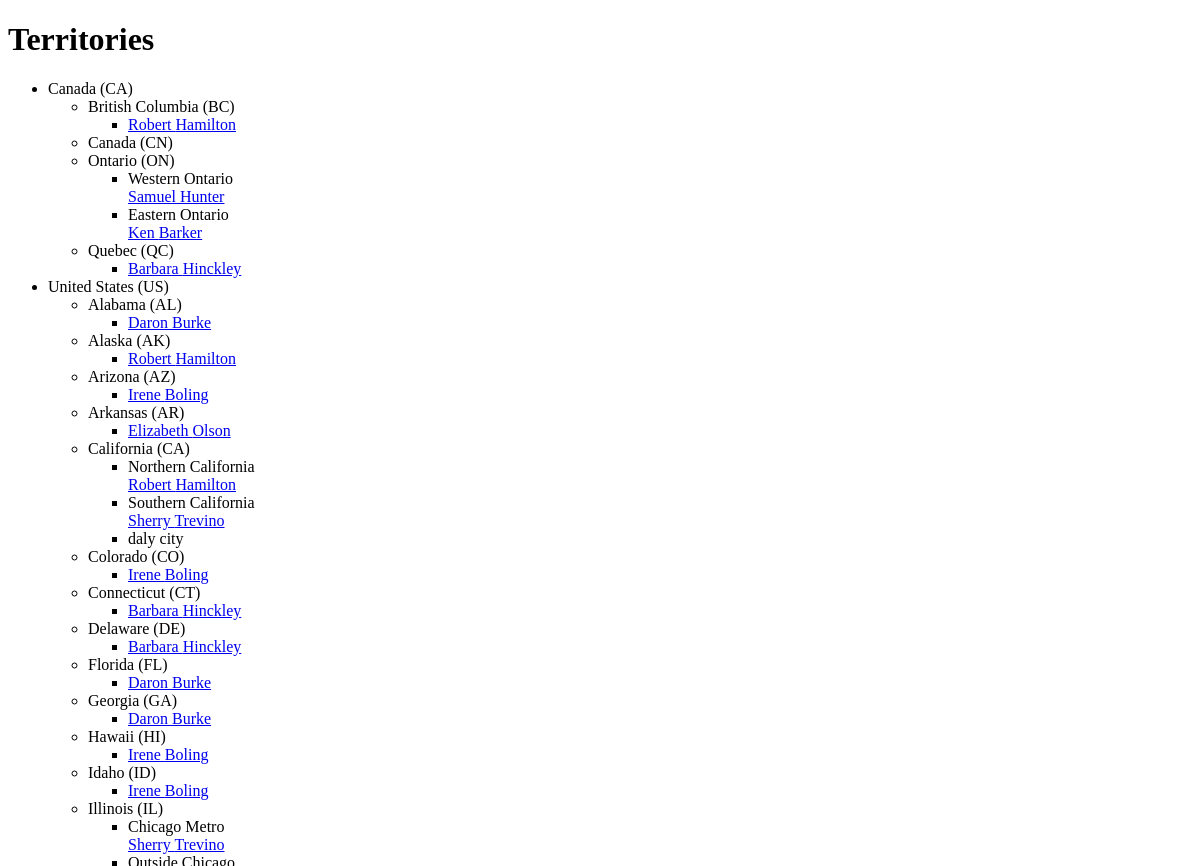
The page /globitek-2/public/territories.php (upper part) on the database as committed earlier.
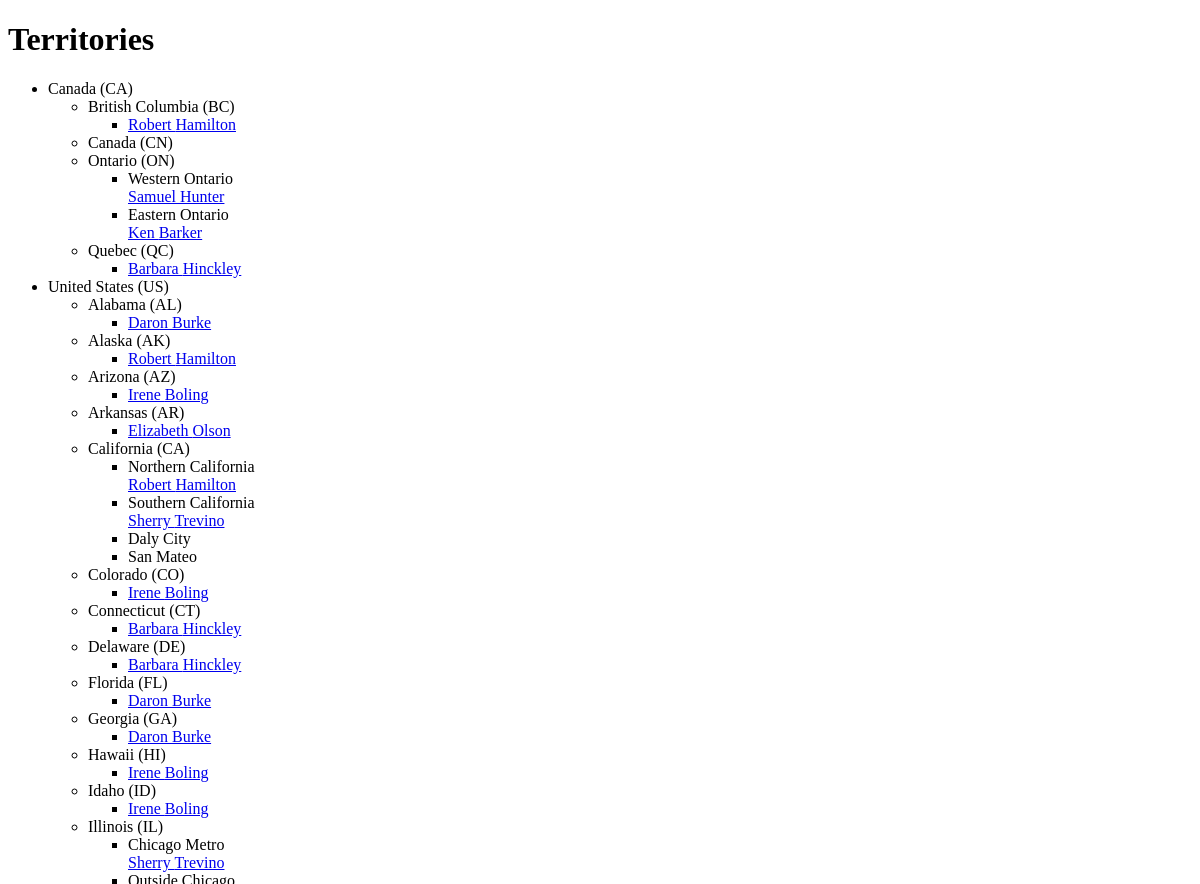
The same page on the database as committed later.
### tables this page shows
CREATE TABLE `countries` (
  `id` int(11) NOT NULL AUTO_INCREMENT,
  `name` varchar(255) DEFAULT NULL,
  `code` varchar(255) DEFAULT NULL,
  PRIMARY KEY (`id`)
);

CREATE TABLE `states` (
  `id` int(11) NOT NULL AUTO_INCREMENT,
  `name` varchar(255) DEFAULT NULL,
  `code` varchar(255) DEFAULT NULL,
  `country_id` int(11) DEFAULT NULL,
  PRIMARY KEY (`id`),
  KEY `fk_country_id` (`country_id`)
);

CREATE TABLE `salespeople` (
  `id` int(11) NOT NULL AUTO_INCREMENT,
  `first_name` varchar(255) DEFAULT NULL,
  `last_name` varchar(255) DEFAULT NULL,
  `phone` varchar(255) DEFAULT NULL,
  `email` varchar(255) DEFAULT NULL,
  PRIMARY KEY (`id`)
);

CREATE TABLE `territories` (
  `id` int(11) NOT NULL AUTO_INCREMENT,
  `name` varchar(255) DEFAULT NULL,
  `state_id` int(11) DEFAULT NULL,
  `position` int(11) DEFAULT NULL,
  PRIMARY KEY (`id`),
  KEY `state_id` (`state_id`)
);

### globitek-2/private/query_functions.php (called while the page is built, shortened)
<?php
  function find_all_countries() {
    global $db;
    $sql = "SELECT * FROM countries ORDER BY name ASC;";
    $country_result = db_query($db, $sql);
    return $country_result;
  }
  function find_states_for_country_id($country_id=0) {
    global $db;
    $sql = "SELECT * FROM states ";
    $sql .= "WHERE country_id='" . $country_id . "' ";
    $sql .= "ORDER BY name ASC;";
    $state_result = db_query($db, $sql);
    return $state_result;
  }
  function find_territories_for_state_id($state_id=0) {
    global $db;
    $sql = "SELECT * FROM territories ";
    $sql .= "WHERE state_id='" . $state_id . "' ";
    $sql .= "ORDER BY position ASC;";
    $territory_result = db_query($db, $sql);
    return $territory_result;
  }
  function find_salespeople_for_territory_id($territory_id=0) {
    global $db;
    $sql = "SELECT * FROM salespeople ";
    $sql .= "LEFT JOIN salespeople_territories
              ON (salespeople_territories.salesperson_id = salespeople.id) ";
    $sql .= "WHERE salespeople_territories.territory_id='" . $territory_id . "' ";
    $sql .= "ORDER BY last_name ASC, first_name ASC;";
    $salespeople_result = db_query($db, $sql);
    return $salespeople_result;
  }
?>

### globitek-2/private/database.php (called while the page is built, shortened)
<?php
  function db_query($connection, $sql) {
    $result_set = mysqli_query($connection, $sql);
    return $result_set;
  }
  function db_fetch_assoc($result_set) {
    return mysqli_fetch_assoc($result_set);
  }
?>

### globitek-2/private/functions.php (called while the page is built, shortened)
<?php
  function h($string="") {
    return htmlspecialchars($string);
  }
  function u($string="") {
    return urlencode($string);
  }
?>

### globitek-2/public/territories.php (the view, shortened to what this page needs)
<?php include(SHARED_PATH . '/header.php'); ?>
<div id="main-content">
  <h1>Territories</h1>
  <?php
  $country_result = find_all_countries();
  echo "<ul id=\"countries\">";
  while($country = db_fetch_assoc($country_result)) {
    echo "<li>";
    echo h($country['name']);
    echo " (" . h($country['code']) . ")";
    $state_result = find_states_for_country_id($country['id']);
    echo "<ul id=\"states\">";
    while($state = db_fetch_assoc($state_result)) {
      echo "<li>";
      echo h($state['name']);
      echo " (" . h($state['code']) . ")";
      $territory_result = find_territories_for_state_id($state['id']);
      echo "<ul id=\"territories\">";
      while($territory = db_fetch_assoc($territory_result)) {
        echo "<li>";
        if($territory['name'] != $state['name']) {
          echo h($territory['name']) . "<br />";
        }
        $salespeople_result = find_salespeople_for_territory_id($territory['id']);
        while($person = db_fetch_assoc($salespeople_result)) {
          echo "<span class=\"salesperson\">";
          $url = 'salesperson.php?id=' . u($person['id']);
          echo "<a href=\"" . h($url) . "\">";
          echo h($person['first_name']) . " " . h($person['last_name']);
          echo "</a>";
          echo "</span>";
          echo "<br />";
        }
        echo "</li>";
      }
      echo "</ul>";
      echo "</li>";
    }
    echo "</ul>";
    echo "</li>";
  }
  echo "</ul>";
  ?>
</div>
<?php include(SHARED_PATH . '/footer.php'); ?>

Rows that differ between the two databases and show on the page:
changed territories: name "daly city" → "Daly City"
added territories: name "San Mateo", shown under states "California"
